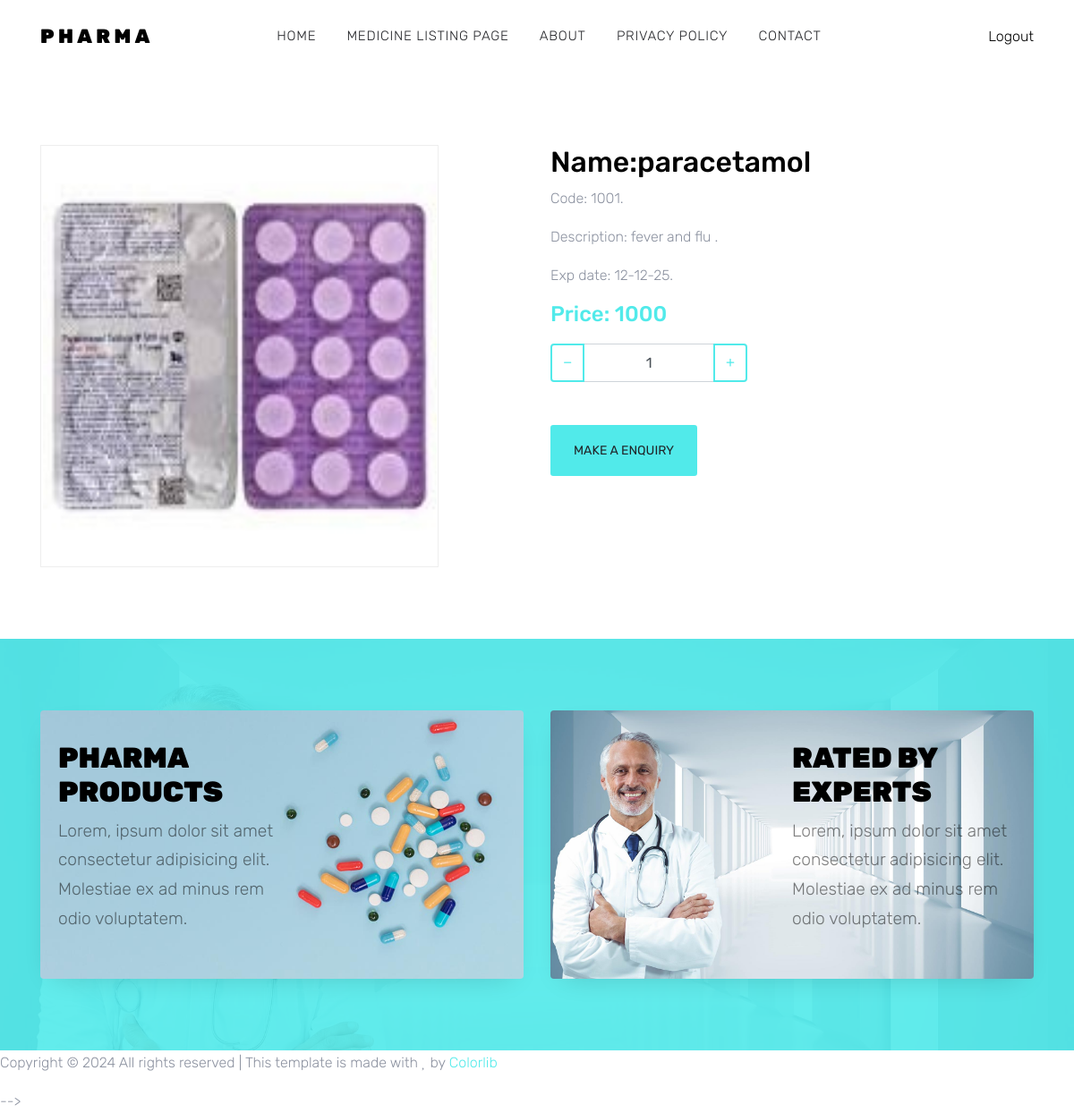
Screenshot of /product-detail/2 with the database file from the repository.
### backendapp/models.py (models this page shows)
class Medicine(models.Model):
    name=models.CharField(max_length=13,null=True)
    code=models.IntegerField(default=0)
    exp_date=models.DateField()
    status=models.CharField(max_length=40,null=False)
    description=models.CharField(max_length=60)
    flag=models.CharField(max_length=30)
    image=ResizedImageField(quality=100,upload_to="-image",null=True)
    price=models.IntegerField(default=0)
    quantity=models.IntegerField(default=0)
    date=models.DateTimeField(auto_now=True)

### myapp/views.py (the view, shortened to what this page needs)
# urls.py: path('product-detail/<int:id>',views.MedicinesDetail.as_view()),
class MedicinesDetail(View):
    def get(self,request,*args,**kwargs):
        if 'cart' in self.request.session:
            if (self.request.session['cart'] == True):
                cart=True
                del self.request.session['cart']
            else:
                cart=False
                del self.request.session['cart']
        else:
              cart=False
        userid = kwargs.get("id")
        new=Medicine.objects.get(id=userid)
        context={"new":new,"cart":cart}
        return render(request,"shop-single.html",context)

### myapp/templates/shop-single.html (shortened to what this page needs)
<!DOCTYPE html>
<html lang="en">
<head>
  <link rel="stylesheet" href="/static/home/fonts/icomoon/style.css">
  <link rel="stylesheet" href="/static/home/css/bootstrap.min.css">
  <link rel="stylesheet" href="/static/home/css/magnific-popup.css">
  <link rel="stylesheet" href="/static/home/css/jquery-ui.css">
  <link rel="stylesheet" href="/static/home/css/owl.carousel.min.css">
  <link rel="stylesheet" href="/static/home/css/owl.theme.default.min.css">
  <link rel="stylesheet" href="/static/home/css/aos.css">
  <link rel="stylesheet" href="/static/home/css/style.css">
	<link rel="stylesheet" href="/static/dist-assets/css/plugins/toastr.css" />
</head>
<body>
  <div class="site-wrap">
    <div class="site-navbar py-2">
      <div class="container">
        <div class="d-flex align-items-center justify-content-between">
          <div class="logo">
            <div class="site-logo">
              <a href="#" class="js-logo-clone">Pharma</a>
            </div>
          </div>
          <div class="main-nav d-none d-lg-block">
            <nav class="site-navigation text-right text-md-center" role="navigation">
              <ul class="site-menu js-clone-nav d-none d-lg-block">
                <li><a href="/home">Home</a></li>
                <li><a href="/medicines">Medicine listing page</a></li>
                <li ><a href="/about">About</a></li>
                <li ><a href="/privacy">Privacy policy</a></li>
                <li><a href="/contact">Contact</a></li>
              </ul>
            </nav>
          </div>
          <div class="icons">
            <a href="/cart" class="icons-btn d-inline-block bag">
                <span class="icon-shopping-bag"></span>
              </a>
              <a style="margin-left:5px ;" href="/logout" >Logout</a>
          </div>
        </div>
      </div>
    </div>
    <div class="site-section">
      <div class="container">
        <div class="row">
          <div class="col-md-5 mr-auto">
            <div class="border text-center">
              {% if new.image %}<img src="{{new.image.url}}" width="440" height="470" alt="Image">
              {% endif %}
            </div>
          </div>
          <form method="post" class="col-md-6" id="form_data"  enctype="multipart/form-data"autocomplete="off">
            <div >
              <h2 class="text-black">Name:{{new.name}}</h2>
              <p>Code: {{new.code}}.</p>
              <p>Description: {{new.description}}.</p>
              <p>Exp date: {{new.exp_date|date:"d-m-y"}}.</p>
              <p>  <strong class="text-primary h4">Price: {{new.price}}</strong></p>
              <div class="mb-5">
                <div class="input-group mb-3" style="max-width: 220px;">
                  <div class="input-group-prepend">
                    <button class="btn btn-outline-primary js-btn-minus" type="button">&minus;</button>
                  </div>
                  <input type="text" class="form-control text-center" value="1" placeholder=""
                    aria-label="Example text with button addon" aria-describedby="button-addon1" name="count">
                  <div class="input-group-append">
                    <button class="btn btn-outline-primary js-btn-plus" type="button">&plus;</button>
                  </div>
                </div>
              </div>
              <p><button type="submit" class="buy-now btn btn-sm height-auto px-4 py-3 btn-primary">Make a Enquiry</button></p>
            </div>
          </form>
        </div>
      </div>
    </div>
    <div class="site-section bg-secondary bg-image" style="background-image: url('/static/home/images/bg_2.jpg');">
      <div class="container">
        <div class="row align-items-stretch">
          <div class="col-lg-6 mb-5 mb-lg-0">
            <a href="#" class="banner-1 h-100 d-flex" style="background-image: url('/static/home/images/bg_1.jpg');">
              <div class="banner-1-inner align-self-center">
                <h2>Pharma Products</h2>
                <p>Lorem, ipsum dolor sit amet consectetur adipisicing elit. Molestiae ex ad minus rem odio voluptatem.
                </p>
              </div>
            </a>
          </div>
          <div class="col-lg-6 mb-5 mb-lg-0">
            <a href="#" class="banner-1 h-100 d-flex" style="background-image: url('/static/home/images/bg_2.jpg');">
              <div class="banner-1-inner ml-auto  align-self-center">
                <h2>Rated by Experts</h2>
                <p>Lorem, ipsum dolor sit amet consectetur adipisicing elit. Molestiae ex ad minus rem odio voluptatem.
                </p>
              </div>
            </a>
          </div>
        </div>
      </div>
    </div>
              Copyright &copy;
              <script>document.write(new Date().getFullYear());</script> All rights reserved | This template is made
              with <i class="icon-heart" aria-hidden="true"></i> by <a href="https://colorlib.com" target="_blank"
                class="text-primary">Colorlib</a>
          </div>
    </footer> -->
</body>
</html>

### static/home/css/style.css (style rules this page uses)
body { line-height: 1.7; color: #8c92a0; font-weight: 300; font-size: 16px; }
a { -webkit-transition: .3s all ease; -o-transition: .3s all ease; transition: .3s all ease; }
.text-black { color: #000; }
.site-wrap:before { -webkit-transition: .3s all ease-in-out; -o-transition: .3s all ease-in-out; transition: .3s all ease-in-out; background: rgba(0, 0, 0, 0.6); content: ""; position: absolute; z-index: 2000; top: 0; left: 0; right: 0; bottom: 0; opacity: 0; visibility: hidden; }
.btn { -webkit-transition: .3s all ease-in-out; -o-transition: .3s all ease-in-out; transition: .3s all ease-in-out; text-transform: uppercase; border-width: 2px; }
.form-control { height: 43px; }
.site-section { padding: 2.5em 0; }
@media (min-width: 768px) { .site-section { padding: 5em 0; } }
.site-logo a { text-transform: uppercase; letter-spacing: .2em; font-size: 22px; color: #000 !important; font-weight: 900; }
.icons-btn { display: inline-block; text-align: center; }
.icons-btn span { display: block; height: 40px; width: 40px; line-height: 40px; }
.site-navbar { margin-bottom: 0px; z-index: 1999; position: relative; top: 0; width: 100%; background: #fff; }
.site-navbar a { color: #000; }
.site-navbar .site-navigation .site-menu { margin-left: 0; padding-left: 0; margin-bottom: 0; }
.site-navbar .site-navigation .site-menu a { text-decoration: none !important; font-size: 15px; display: inline-block; }
.site-navbar .site-navigation .site-menu > li { display: inline-block; padding: 10px 5px; }
.site-navbar .site-navigation .site-menu > li > a { padding: 10px 10px; text-transform: uppercase; letter-spacing: .05em; color: #25262a; font-size: 15px; text-decoration: none !important; }
.site-mobile-menu .site-mobile-menu-header .site-mobile-menu-logo a { display: inline-block; text-transform: uppercase; color: #000; letter-spacing: .2em; font-size: 22px; font-weight: 900; }
.site-mobile-menu .site-nav-wrap { padding: 0; margin: 0; list-style: none; position: relative; }
.site-mobile-menu .site-nav-wrap a { padding: 10px 20px; display: block; position: relative; color: #212529; }
.site-mobile-menu .site-nav-wrap li { position: relative; display: block; }
.site-mobile-menu .site-nav-wrap > li { display: block; position: relative; float: left; width: 100%; }
.site-mobile-menu .site-nav-wrap > li > a { padding-left: 20px; font-size: 20px; }
.bag { position: relative; }
.height-auto { height: auto !important; }
.border { border: 1px solid #eee !important; }
.banner-1 { background-size: cover; background-position: center; background-repeat: no-repeat; padding: 20px; display: block; min-height: 300px; border-radius: 4px; -webkit-box-shadow: 0 10px 30px -15px rgba(0, 0, 0, 0.2); box-shadow: 0 10px 30px -15px rgba(0, 0, 0, 0.2); -webkit-transition: .3s all ease; -o-transition: .3s all ease; transition: .3s all ease; position: relative; top: 0; }
.banner-1 .banner-1-inner { width: 50%; }
.banner-1 .banner-1-inner h2 { color: #000; text-transform: uppercase; font-weight: 900; }
.banner-1 .banner-1-inner p { color: rgba(0, 0, 0, 0.5); font-size: 1.2rem; }
.bg-image { background-size: cover; position: relative; }
.bg-image:after { content: ""; position: absolute; top: 0; left: 0; right: 0; bottom: 0; background: rgba(81, 234, 234, 0.9); z-index: 1; }
.bg-image > .container { position: relative; z-index: 2; }

### rows the page displays
Medicine: image (picture), name "paracetamol", code "1001", description "fever and flu", exp_date "12-12-25", price "1000"
